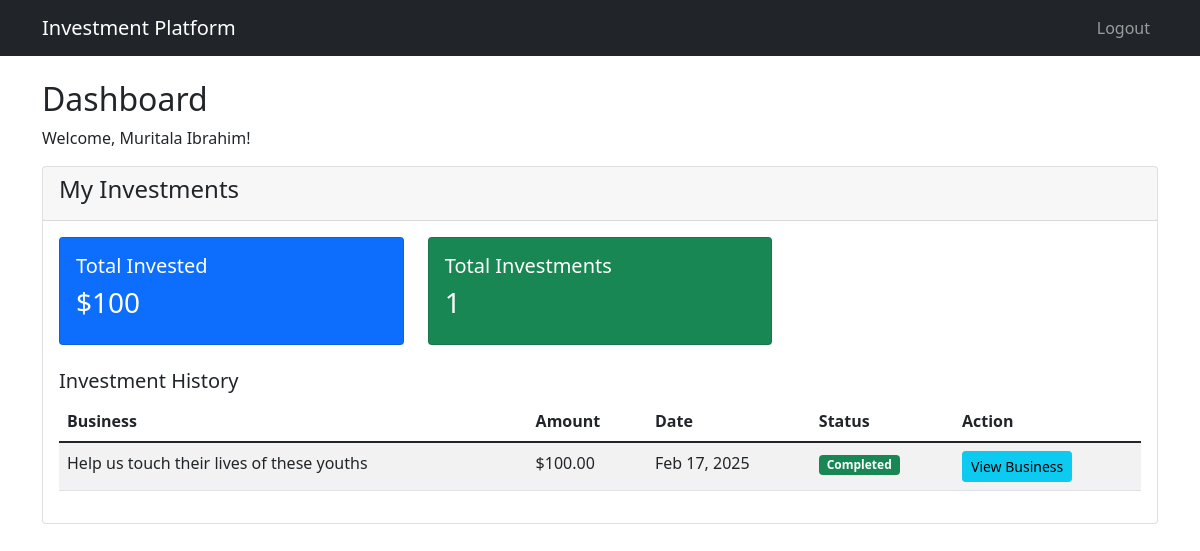
The app's page /dashboard/ (signed in), older data.
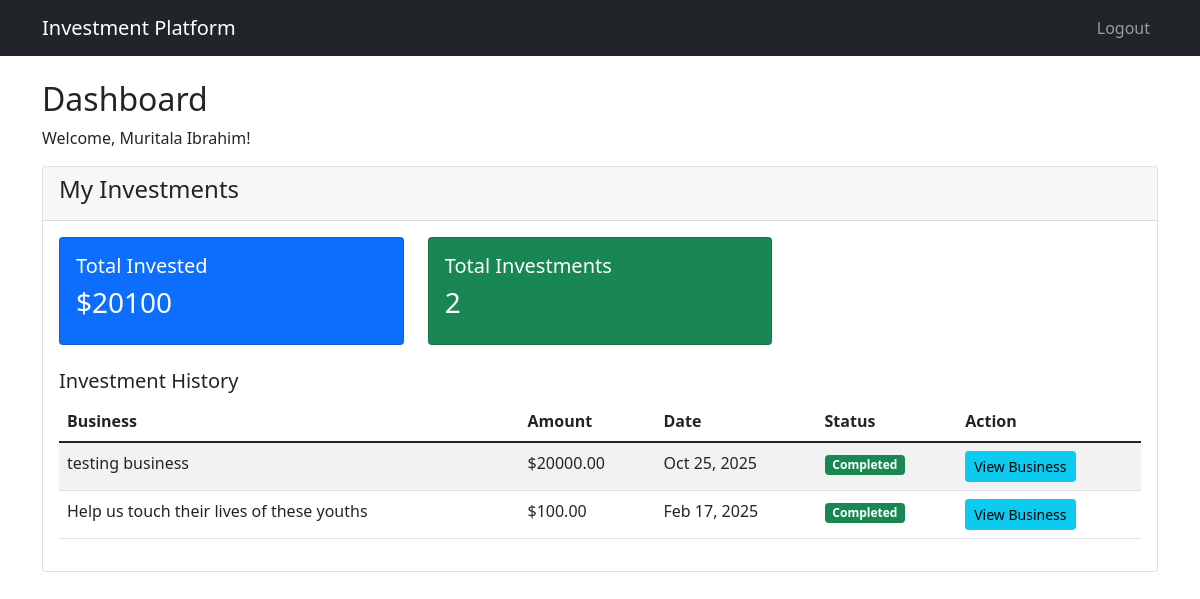
The same page, newer data.
### main/models.py (models this page shows, shortened)
class Contribution(models.Model):
    donor = models.ForeignKey(User, on_delete=models.SET_NULL, null=True, blank=True)
    donation = models.ForeignKey(Donation, on_delete=models.CASCADE, related_name='contributions')
    amount = models.DecimalField(max_digits=10, decimal_places=2)
    timestamp = models.DateTimeField(default=timezone.now)
    anonymous = models.BooleanField(default=False)
    class Meta:
        ordering = ['-timestamp']

class Donation(models.Model):
    image_one = models.FileField(upload_to='account_files/profile_photos/', blank=True, default="none")
    image_three = models.FileField(upload_to='account_files/profile_photos/', blank=True, default="none")
    image_four = models.FileField(upload_to='account_files/profile_photos/', blank=True, default="none")
    title = models.CharField(max_length=50, default="none")
    description = models.TextField(default="none")
    goal = models.CharField(max_length=20, default="none")
    about = models.TextField(default="none")
    summary = models.TextField(default="none")
    challenge = models.TextField(default="none")
    target_one = models.CharField(max_length=1020, default="none")
    target_two = models.CharField(max_length=1020, default="none", null=True)
    target_three = models.CharField(max_length=1020, default="none", null=True)
    target_four = models.CharField(max_length=1020, default="none", null=True)
    target_five = models.CharField(max_length=1020, default="none", null=True)
    target_six = models.CharField(max_length=1020, default="none")
    target_seven = models.CharField(max_length=1020, default="none")
    more_info = models.TextField(default="none")
    image_two = models.FileField(upload_to='account_files/profile_photos/', blank=True, default="none")
    website = models.CharField(max_length=1020, default="none")
    project_type = models.CharField(max_length=1020, default="none")
    location = models.CharField(max_length=1020, default="none")
    app_user = models.ForeignKey(AppUser, on_delete=models.CASCADE)
    image_portriat = models.FileField(upload_to='account_files/profile_photos/', blank=True, default="none")
    amount_donated = models.DecimalField(max_digits=10, decimal_places=2, default=Decimal('0.00'))
    status = models.BooleanField(default=False)
    pub_date = models.DateTimeField(default=timezone.now)

### main/views.py (the view)
# urls.py: path("dashboard/", views.DashboardView, name="dashboard"),
@login_required
def DashboardView(request):
    try:
        app_user = AppUser.objects.get(user=request.user)
        if app_user.user_type == 'business_owner':
            my_businesses = Donation.objects.filter(app_user=app_user)
            total_raised = Donation.objects.filter(app_user=app_user).aggregate(
                total=Sum('amount_donated')
            )['total'] or Decimal('0.00')
            business_contributions = []
            for business in my_businesses:
                contributions = Contribution.objects.filter(donation=business).select_related('donor')
                for contribution in contributions:
                    business_contributions.append(contribution)
            context = {
                'user_type': 'business_owner',
                'my_businesses': my_businesses,
                'total_raised': total_raised,
                'business_contributions': business_contributions,
            }
        else:
            my_investments = Contribution.objects.filter(donor=request.user).select_related('donation')
            total_invested = my_investments.aggregate(total=Sum('amount'))['total'] or Decimal('0.00')
            context = {
                'user_type': 'investor',
                'my_investments': my_investments,
                'total_invested': total_invested,
            }
        return render(request, "main/dashboard.html", context)
    except AppUser.DoesNotExist:
        messages.error(request, "User profile not found.")
        return redirect(reverse("main:index"))

### main/templates/main/dashboard.html (shortened to what the changed rows need)
<!DOCTYPE html>
<html>
	<head>
		<link
			href="https://cdn.jsdelivr.net/npm/bootstrap@5.1.3/dist/css/bootstrap.min.css"
			rel="stylesheet"
		/>
	</head>
	<body>
		<div class="container mt-4">
			<div class="row">
				<div class="col-md-12">
					<h2>Dashboard</h2>
					{% if user_type == 'business_owner' %}
					<div class="card mb-4">
						<div class="card-header">
							<h4>My Business Listings</h4>
							<a
								href="{% url 'main:create_business' %}"
								class="btn btn-success btn-sm"
								>Create New Business</a
							>
						</div>
						<div class="card-body">
							<div class="row">
								<div class="col-md-4">
									<div class="card text-white bg-primary">
										<div class="card-body">
											<h5>Total Raised</h5>
											<h3>${{ total_raised }}</h3>
										</div>
									</div>
								</div>
								<div class="col-md-4">
									<div class="card text-white bg-success">
										<div class="card-body">
											<h5>Active Listings</h5>
											<h3>{{ my_businesses.count }}</h3>
										</div>
									</div>
								</div>
							</div>
							<h5 class="mt-4">My Businesses</h5>
							<div class="table-responsive">
								<table class="table table-striped">
									<thead>
										<tr>
											<th>Title</th>
											<th>Goal</th>
											<th>Raised</th>
											<th>Progress</th>
											<th>Actions</th>
										</tr>
									</thead>
									<tbody>
										{% for business in my_businesses %}
										<tr>
											<td>{{ business.title }}</td>
											<td>${{ business.goal }}</td>
											<td>${{ business.amount_donated }}</td>
											<td>
												<div class="progress">
													<div
														class="progress-bar"
														style="width: {{ business.percentage_raised }}%"
													>
														{{ business.percentage_raised|floatformat:1 }}%
													</div>
												</div>
											</td>
											<td>
												<a
													href="{% url 'main:edit_business' business.id %}"
													class="btn btn-warning btn-sm"
													>Edit</a
												>
												<a
													href="{% url 'main:business_details' business.id %}"
													class="btn btn-info btn-sm"
													>View</a
												>
											</td>
										</tr>
										{% empty %}
										<tr>
											<td colspan="5" class="text-center">
												No businesses listed yet.
											</td>
										</tr>
										{% endfor %}
									</tbody>
								</table>
							</div>
							<h5 class="mt-4">Recent Investments</h5>
							<div class="table-responsive">
								<table class="table table-striped">
									<thead>
										<tr>
											<th>Business</th>
											<th>Investor</th>
											<th>Amount</th>
											<th>Date</th>
										</tr>
									</thead>
									<tbody>
										{% for contribution in business_contributions %}
										<tr>
											<td>{{ contribution.donation.title }}</td>
											<td>
												{% if contribution.anonymous %} Anonymous {% else %} {{contribution.donor.get_full_name|default:contribution.donor.username}} {% endif %}
											</td>
											<td>${{ contribution.amount }}</td>
											<td>{{ contribution.timestamp|date:"M d, Y" }}</td>
										</tr>
										{% empty %}
										<tr>
											<td colspan="4" class="text-center">
												No investments yet.
											</td>
										</tr>
										{% endfor %}
									</tbody>
								</table>
							</div>
						</div>
					</div>
					{% else %}
					<div class="card mb-4">
						<div class="card-header">
							<h4>My Investments</h4>
						</div>
						<div class="card-body">
							<div class="row">
								<div class="col-md-4">
									<div class="card text-white bg-primary">
										<div class="card-body">
											<h5>Total Invested</h5>
											<h3>${{ total_invested }}</h3>
										</div>
									</div>
								</div>
								<div class="col-md-4">
									<div class="card text-white bg-success">
										<div class="card-body">
											<h5>Total Investments</h5>
											<h3>{{ my_investments.count }}</h3>
										</div>
									</div>
								</div>
							</div>
							<h5 class="mt-4">Investment History</h5>
							<div class="table-responsive">
								<table class="table table-striped">
									<thead>
										<tr>
											<th>Business</th>
											<th>Amount</th>
											<th>Date</th>
											<th>Status</th>
											<th>Action</th>
										</tr>
									</thead>
									<tbody>
										{% for investment in my_investments %}
										<tr>
											<td>{{ investment.donation.title }}</td>
											<td>${{ investment.amount }}</td>
											<td>{{ investment.timestamp|date:"M d, Y" }}</td>
											<td>
												<span class="badge bg-success">Completed</span>
											</td>
											<td>
												<a
													href="{% url 'main:business_details' investment.donation.id %}"
													class="btn btn-info btn-sm"
													>View Business</a
												>
											</td>
										</tr>
										{% empty %}
										<tr>
											<td colspan="5" class="text-center">
												No investments yet.
											</td>
										</tr>
										{% endfor %}
									</tbody>
								</table>
							</div>
						</div>
					</div>
					{% endif %}
				</div>
			</div>
		</div>
	</body>
</html>

Row changes from the older to the newer data that the page shows:
added Contribution: donation "testing business", amount "20000.00", timestamp "Oct 25, 2025"
Text that changed along with them:
{{ total_invested }}: "100" → "20100"
{{ my_investments.count }}: "1" → "2"
